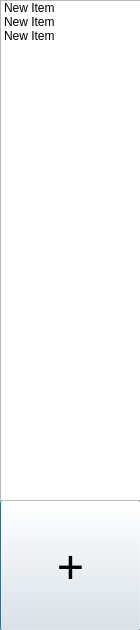
<?xml version="1.0" encoding="UTF-8"?>
<ui version="4.0">
 <class>Dialog</class>
 <widget class="QDialog" name="Dialog">
  <property name="geometry">
   <rect>
    <x>0</x>
    <y>0</y>
    <width>140</width>
    <height>630</height>
   </rect>
  </property>
  <property name="windowTitle">
   <string>Dialog</string>
  </property>
  <widget class="QPushButton" name="pushButton">
   <property name="geometry">
    <rect>
     <x>0</x>
     <y>500</y>
     <width>141</width>
     <height>131</height>
    </rect>
   </property>
   <property name="font">
    <font>
     <family>Adobe Arabic</family>
     <pointsize>36</pointsize>
    </font>
   </property>
   <property name="text">
    <string>+</string>
   </property>
  </widget>
  <widget class="QListWidget" name="listWidget">
   <property name="geometry">
    <rect>
     <x>0</x>
     <y>0</y>
     <width>141</width>
     <height>501</height>
    </rect>
   </property>
   <item>
    <property name="text">
     <string>New Item</string>
    </property>
   </item>
   <item>
    <property name="text">
     <string>New Item</string>
    </property>
   </item>
   <item>
    <property name="text">
     <string>New Item</string>
    </property>
   </item>
  </widget>
 </widget>
 <resources/>
 <connections/>
</ui>
